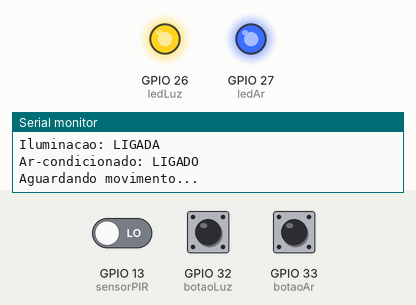
This sketch was run on a simulated ESP32. Parts: output pins drawn as LEDs (lit = HIGH), the last lines printed to the serial monitor. The inputs (shaded band) are chosen by the test bench; at power-on: GPIO 32 (botaoLuz) HIGH, GPIO 33 (botaoAr) HIGH, GPIO 13 (sensorPIR) LOW.

Above: at 1.2 s.
1.3 s: GPIO 32 (botaoLuz) pulled LOW for 0.15 s
At 2.5 s:
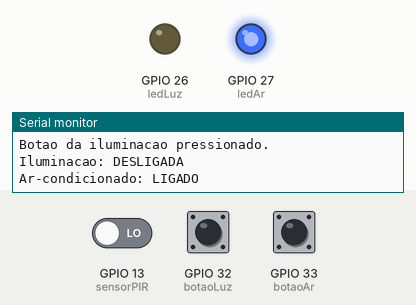
2.9 s: GPIO 33 (botaoAr) pulled LOW for 0.15 s
At 4.1 s:
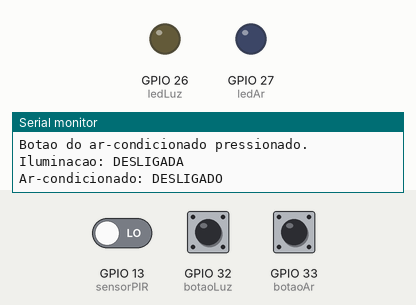
4.5 s: GPIO 32 (botaoLuz) pulled LOW for 1 s
At 5.1 s:
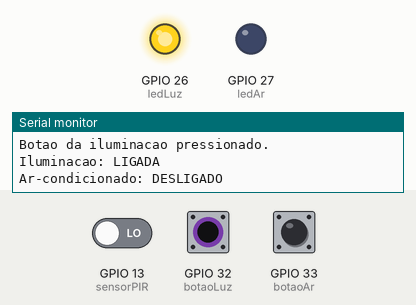
8.5 s: GPIO 32 (botaoLuz) pulled LOW for 3.2 s
At 9.2 s:
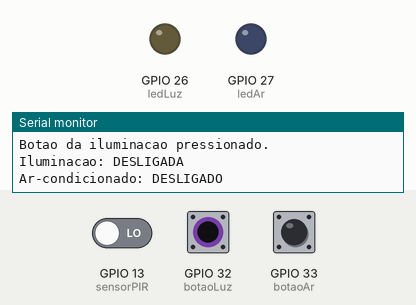
13.2 s: GPIO 33 (botaoAr) pulled LOW for 1 s
At 14.0 s:
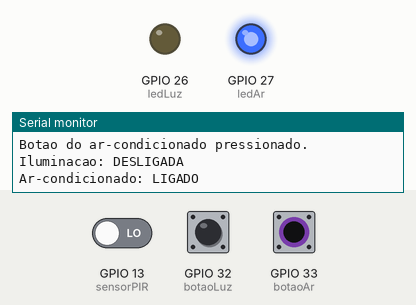
Timing chart, 0 to 16.2 s (numbered marks = the images above; inputs shaded):
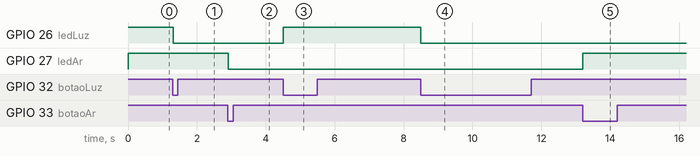

The sketch:

sketch.ino
```cpp
const int sensorPIR = 13;

const int ledLuz = 26;
const int ledAr = 27;

const int botaoLuz = 32;
const int botaoAr = 33;

// 20 segundos para demonstracao
// 600000 = 10 minutos reais
const unsigned long tempoLimite = 20000;

const unsigned long debounce = 200;

unsigned long inicioAusencia = 0;
unsigned long ultimoCliqueLuz = 0;
unsigned long ultimoCliqueAr = 0;

bool luzLigada = true;
bool arLigado = true;

bool movimentoAnterior = false;
bool movimentoJaDetectado = false;
bool contagemIniciada = false;
bool alertaGerado = false;

bool estadoAnteriorBotaoLuz = HIGH;
bool estadoAnteriorBotaoAr = HIGH;

void atualizarEquipamentos() {
  digitalWrite(ledLuz, luzLigada ? HIGH : LOW);
  digitalWrite(ledAr, arLigado ? HIGH : LOW);
}

void mostrarEstados() {
  Serial.print("Iluminacao: ");
  Serial.println(luzLigada ? "LIGADA" : "DESLIGADA");

  Serial.print("Ar-condicionado: ");
  Serial.println(arLigado ? "LIGADO" : "DESLIGADO");
}

void setup() {
  Serial.begin(115200);

  pinMode(sensorPIR, INPUT);

  pinMode(ledLuz, OUTPUT);
  pinMode(ledAr, OUTPUT);

  pinMode(botaoLuz, INPUT_PULLUP);
  pinMode(botaoAr, INPUT_PULLUP);

  atualizarEquipamentos();

  Serial.println("SMART ENERGY - FACENS");
  Serial.println("Sala 102 iniciada.");

  mostrarEstados();

  Serial.println("Aguardando movimento...");
}

void loop() {

  unsigned long agora = millis();

  // ---------------------------
  // CONTROLE DA ILUMINACAO
  // ---------------------------

  bool leituraLuz = digitalRead(botaoLuz);

  if (estadoAnteriorBotaoLuz == HIGH &&
      leituraLuz == LOW &&
      agora - ultimoCliqueLuz > debounce) {

    luzLigada = !luzLigada;
    ultimoCliqueLuz = agora;

    atualizarEquipamentos();

    Serial.println("Botao da iluminacao pressionado.");
    mostrarEstados();
  }

  estadoAnteriorBotaoLuz = leituraLuz;

  // ---------------------------
  // CONTROLE DO AR-CONDICIONADO
  // ---------------------------

  bool leituraAr = digitalRead(botaoAr);

  if (estadoAnteriorBotaoAr == HIGH &&
      leituraAr == LOW &&
      agora - ultimoCliqueAr > debounce) {

    arLigado = !arLigado;
    ultimoCliqueAr = agora;

    atualizarEquipamentos();

    Serial.println("Botao do ar-condicionado pressionado.");
    mostrarEstados();
  }

  estadoAnteriorBotaoAr = leituraAr;

  // ---------------------------
  // SENSOR DE MOVIMENTO
  // ---------------------------

  bool movimento = digitalRead(sensorPIR) == HIGH;

  if (movimento) {

    movimentoJaDetectado = true;

    if (!movimentoAnterior) {
      Serial.println("Movimento detectado!");

      alertaGerado = false;
    }

    // Cancelar a contagem
    contagemIniciada = false;

  } else {

    if (movimentoJaDetectado &&
        !contagemIniciada &&
        !alertaGerado &&
        (luzLigada || arLigado)) {

      inicioAusencia = agora;
      contagemIniciada = true;

      Serial.println("Movimento ausente.");
      Serial.println("Iniciando contagem...");
    }
  }

  movimentoAnterior = movimento;

  // ---------------------------
  // VERIFICACAO DE DESPERDICIO
  // ---------------------------

  if (contagemIniciada &&
      !movimento &&
      !alertaGerado) {

    // Nao ha desperdicio se tudo esta desligado
    if (!luzLigada && !arLigado) {

      contagemIniciada = false;

      Serial.println("Todos os equipamentos desligados.");
      Serial.println("Contagem cancelada.");

    } else if (agora - inicioAusencia >= tempoLimite) {

      Serial.println("--------------------------");
      Serial.println("ALERTA SMART ENERGY!");
      Serial.println("Possivel desperdicio na sala 102.");

      if (luzLigada) {
        Serial.println("Desligando iluminacao...");
        luzLigada = false;
      }

      if (arLigado) {
        Serial.println("Desligando ar-condicionado...");
        arLigado = false;
      }

      atualizarEquipamentos();

      mostrarEstados();

      Serial.println("Ocorrencia registrada.");
      Serial.println("--------------------------");

      alertaGerado = true;
      contagemIniciada = false;
    }
  }

  // Inicia nova contagem se algum equipamento
  // for ligado durante a ausencia de movimento

  if (!movimento &&
      movimentoJaDetectado &&
      !contagemIniciada &&
      alertaGerado &&
      (luzLigada || arLigado)) {

    alertaGerado = false;
    contagemIniciada = true;
    inicioAusencia = agora;

    Serial.println("Equipamento religado.");
    Serial.println("Nova contagem iniciada.");
  }

  delay(20);
}
```

Measured:
- after the input at 1.3 s, GPIO 26 (ledLuz): HIGH → LOW at once
- after the input at 2.9 s, GPIO 27 (ledAr): HIGH → LOW at once
- after the input at 4.5 s, GPIO 26 (ledLuz): LOW → HIGH at once
- after the input at 8.5 s, GPIO 26 (ledLuz): HIGH → LOW at once
- after the input at 13.2 s, GPIO 27 (ledAr): LOW → HIGH at once
